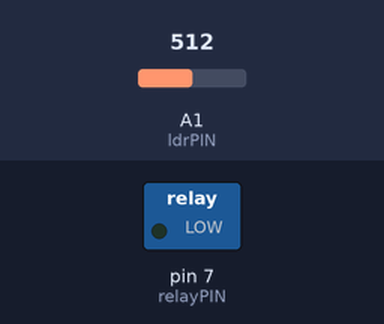
A sketch run on a simulated Arduino Uno, built with avr-gcc and run on an emulated ATmega328P. Shown: switched loads named in the sketch (green lamp = pin HIGH). Inputs (shaded band) come from the test bench; at power-on: A1 (ldrPIN) = 512.

Above: at 1.2 s.
1.3 s: A1 (ldrPIN) set to 107
2.8 s: A1 (ldrPIN) set to 94
At 3.9 s:
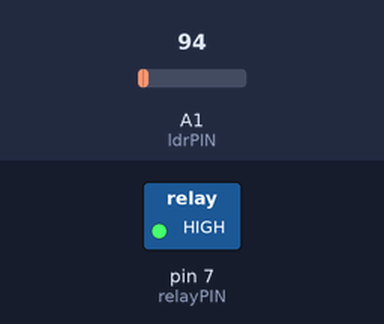
4.3 s: A1 (ldrPIN) set to 122
At 5.1 s:
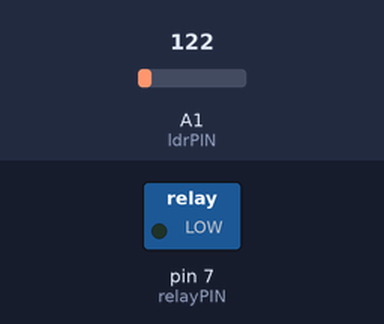
5.8 s: A1 (ldrPIN) set to 0
At 6.3 s:
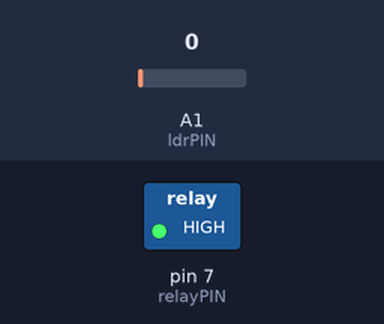
Timing chart, 0 to 8.3 s (numbered marks = the images above; inputs shaded):
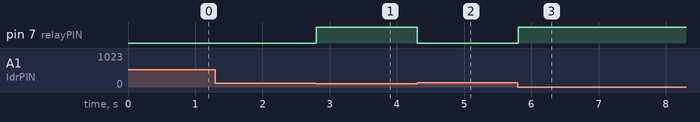

Measured:
- the behaviour switches between 100 and 99 on A1 (ldrPIN) (found by bisection; images 0 and 1)
- after the input at 1.3 s, every drawn part: stays the same
- after the input at 2.8 s, pin 7 (relayPIN): LOW → HIGH at once
- after the input at 4.3 s, pin 7 (relayPIN): HIGH → LOW at once
- after the input at 5.8 s, pin 7 (relayPIN): LOW → HIGH at once

The sketch:

se_01.ino
```cpp
//VARIAVEIS
  int relayPIN = 7;
  int ldrPIN = 1;
  int ldrValue = 0;
  int Treshold = 100;

void setup() {
  pinMode(ldrPIN, OUTPUT); // LDR PIN
  pinMode(relayPIN, OUTPUT); // RELAY PIN
//  digitalWrite(relayPIN, HIGH);
  Serial.begin(9600);
}

void loop() {
  ldrValue = analogRead(ldrPIN); //(10-617)

  if (ldrValue >= Treshold){
    digitalWrite(relayPIN, LOW);
  } else {
    digitalWrite(relayPIN, HIGH);
  }

//  Serial.println(ldrValue);
  delay(100);
}
```
